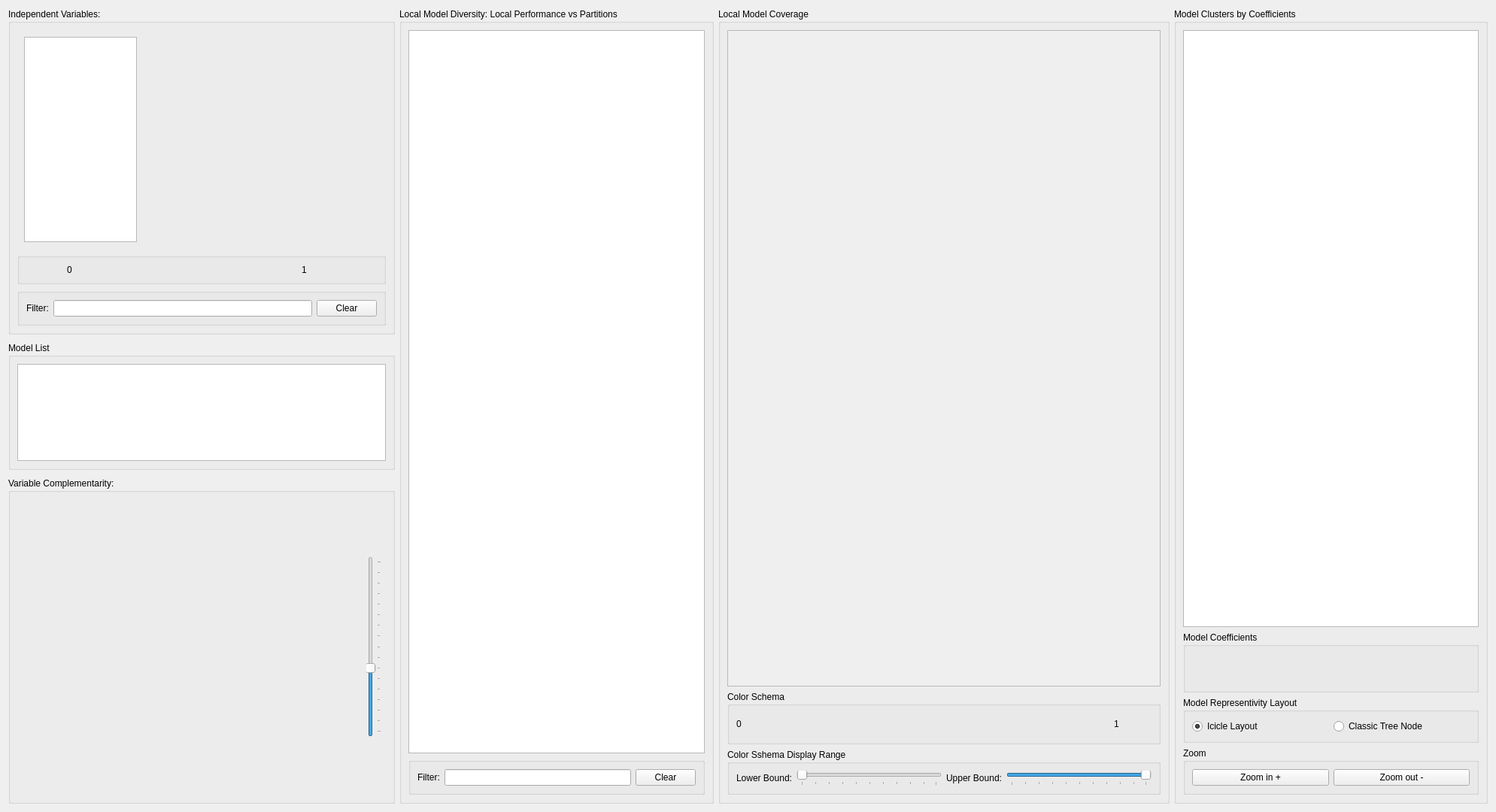
<?xml version="1.0" encoding="UTF-8"?>
<ui version="4.0">
 <class>CentralWidget</class>
 <widget class="QWidget" name="CentralWidget">
  <property name="geometry">
   <rect>
    <x>0</x>
    <y>0</y>
    <width>1989</width>
    <height>1080</height>
   </rect>
  </property>
  <property name="windowTitle">
   <string>Form</string>
  </property>
  <layout class="QHBoxLayout" name="horizontalLayout_5">
   <item>
    <widget class="QWidget" name="leftControlPanel" native="true">
     <layout class="QVBoxLayout" name="verticalLayout_2">
      <property name="spacing">
       <number>10</number>
      </property>
      <property name="margin">
       <number>0</number>
      </property>
      <item>
       <widget class="QGroupBox" name="grpBoxVariableList">
        <property name="minimumSize">
         <size>
          <width>500</width>
          <height>300</height>
         </size>
        </property>
        <property name="title">
         <string>Independent Variables:</string>
        </property>
        <layout class="QVBoxLayout" name="verticalLayout_6">
         <item>
          <widget class="QWidget" name="widget" native="true">
           <layout class="QHBoxLayout" name="horizontalLayout_9">
            <item>
             <widget class="QCustomTableView" name="tabViewVariableList">
              <property name="minimumSize">
               <size>
                <width>100</width>
                <height>200</height>
               </size>
              </property>
              <property name="maximumSize">
               <size>
                <width>150</width>
                <height>16777215</height>
               </size>
              </property>
             </widget>
            </item>
            <item>
             <widget class="QCustomPlot" name="dataViewWidget" native="true">
              <property name="minimumSize">
               <size>
                <width>300</width>
                <height>0</height>
               </size>
              </property>
             </widget>
            </item>
           </layout>
          </widget>
         </item>
         <item>
          <widget class="QGroupBox" name="groupBox_3">
           <property name="title">
            <string/>
           </property>
           <layout class="QHBoxLayout" name="horizontalLayout_2">
            <item alignment="Qt::AlignRight">
             <widget class="QLabel" name="label_4">
              <property name="minimumSize">
               <size>
                <width>50</width>
                <height>0</height>
               </size>
              </property>
              <property name="maximumSize">
               <size>
                <width>100</width>
                <height>16777215</height>
               </size>
              </property>
              <property name="text">
               <string>0</string>
              </property>
             </widget>
            </item>
            <item>
             <widget class="ColorSchemaWidget" name="colorSchemaGray" native="true">
              <property name="minimumSize">
               <size>
                <width>250</width>
                <height>0</height>
               </size>
              </property>
             </widget>
            </item>
            <item>
             <widget class="QLabel" name="label_3">
              <property name="minimumSize">
               <size>
                <width>50</width>
                <height>0</height>
               </size>
              </property>
              <property name="maximumSize">
               <size>
                <width>100</width>
                <height>16777215</height>
               </size>
              </property>
              <property name="text">
               <string>1</string>
              </property>
             </widget>
            </item>
           </layout>
          </widget>
         </item>
         <item>
          <widget class="QGroupBox" name="groupBox_5">
           <property name="title">
            <string/>
           </property>
           <layout class="QHBoxLayout" name="horizontalLayout_8">
            <item>
             <widget class="QLabel" name="label_5">
              <property name="text">
               <string>Filter:</string>
              </property>
             </widget>
            </item>
            <item>
             <widget class="QLineEdit" name="edt_indVarFilter"/>
            </item>
            <item>
             <widget class="QPushButton" name="pb_clearIndVarFilter">
              <property name="text">
               <string>Clear</string>
              </property>
             </widget>
            </item>
           </layout>
          </widget>
         </item>
        </layout>
       </widget>
      </item>
      <item>
       <widget class="QGroupBox" name="grpBoxModelList">
        <property name="minimumSize">
         <size>
          <width>500</width>
          <height>150</height>
         </size>
        </property>
        <property name="maximumSize">
         <size>
          <width>16777215</width>
          <height>170</height>
         </size>
        </property>
        <property name="title">
         <string>Model List</string>
        </property>
        <layout class="QHBoxLayout" name="horizontalLayout">
         <item>
          <widget class="QTableView" name="tabViewModelOveralFitting">
           <property name="minimumSize">
            <size>
             <width>490</width>
             <height>0</height>
            </size>
           </property>
           <property name="maximumSize">
            <size>
             <width>16777215</width>
             <height>140</height>
            </size>
           </property>
          </widget>
         </item>
        </layout>
       </widget>
      </item>
      <item>
       <widget class="QGroupBox" name="grpBoxLocFitting">
        <property name="title">
         <string>Variable Complementarity:</string>
        </property>
        <layout class="QHBoxLayout" name="horizontalLayout_3">
         <item>
          <widget class="QCustomPlot" name="qcpPlotLocFitting" native="true">
           <property name="enabled">
            <bool>true</bool>
           </property>
           <property name="minimumSize">
            <size>
             <width>300</width>
             <height>250</height>
            </size>
           </property>
           <property name="maximumSize">
            <size>
             <width>450</width>
             <height>430</height>
            </size>
           </property>
          </widget>
         </item>
         <item>
          <widget class="QSlider" name="sliderCutNum">
           <property name="minimumSize">
            <size>
             <width>0</width>
             <height>200</height>
            </size>
           </property>
           <property name="maximumSize">
            <size>
             <width>16777215</width>
             <height>240</height>
            </size>
           </property>
           <property name="minimum">
            <number>4</number>
           </property>
           <property name="maximum">
            <number>20</number>
           </property>
           <property name="pageStep">
            <number>4</number>
           </property>
           <property name="sliderPosition">
            <number>10</number>
           </property>
           <property name="orientation">
            <enum>Qt::Vertical</enum>
           </property>
           <property name="tickPosition">
            <enum>QSlider::TicksBelow</enum>
           </property>
           <property name="tickInterval">
            <number>1</number>
           </property>
          </widget>
         </item>
        </layout>
       </widget>
      </item>
     </layout>
    </widget>
   </item>
   <item>
    <widget class="QGroupBox" name="grpBoxModelDiversity">
     <property name="minimumSize">
      <size>
       <width>235</width>
       <height>0</height>
      </size>
     </property>
     <property name="title">
      <string>Local Model Diversity: Local Performance vs Partitions</string>
     </property>
     <layout class="QVBoxLayout" name="verticalLayout">
      <item>
       <widget class="QTableView" name="tabViewLocModelDiversity">
        <property name="maximumSize">
         <size>
          <width>16777215</width>
          <height>16777215</height>
         </size>
        </property>
       </widget>
      </item>
      <item>
       <widget class="QGroupBox" name="groupBox_6">
        <property name="title">
         <string/>
        </property>
        <layout class="QHBoxLayout" name="horizontalLayout_10">
         <item>
          <widget class="QLabel" name="label_6">
           <property name="text">
            <string>Filter:</string>
           </property>
          </widget>
         </item>
         <item>
          <widget class="QLineEdit" name="edt_modelDivFilter"/>
         </item>
         <item>
          <widget class="QPushButton" name="pb_clearModelDivFilter">
           <property name="text">
            <string>Clear</string>
           </property>
          </widget>
         </item>
        </layout>
       </widget>
      </item>
     </layout>
    </widget>
   </item>
   <item>
    <widget class="QGroupBox" name="grpBoxDiversity">
     <property name="minimumSize">
      <size>
       <width>600</width>
       <height>0</height>
      </size>
     </property>
     <property name="title">
      <string>Local Model Coverage</string>
     </property>
     <layout class="QVBoxLayout" name="verticalLayout_3">
      <item>
       <widget class="QScrollArea" name="scrollArea">
        <property name="widgetResizable">
         <bool>true</bool>
        </property>
        <widget class="QWidget" name="scrollAreaWidgetContents">
         <property name="geometry">
          <rect>
           <x>0</x>
           <y>0</y>
           <width>574</width>
           <height>868</height>
          </rect>
         </property>
         <layout class="QVBoxLayout" name="verticalLayout_5">
          <item>
           <widget class="QModelCoverageWidget" name="viewModelCoverage" native="true">
            <layout class="QHBoxLayout" name="horizontalLayout_7">
             <property name="margin">
              <number>0</number>
             </property>
            </layout>
           </widget>
          </item>
         </layout>
        </widget>
       </widget>
      </item>
      <item>
       <widget class="QGroupBox" name="groupBox_2">
        <property name="minimumSize">
         <size>
          <width>0</width>
          <height>0</height>
         </size>
        </property>
        <property name="title">
         <string>Color Schema</string>
        </property>
        <layout class="QHBoxLayout" name="horizontalLayout_6">
         <item>
          <widget class="QLabel" name="lblColorLBound">
           <property name="maximumSize">
            <size>
             <width>50</width>
             <height>16777215</height>
            </size>
           </property>
           <property name="text">
            <string>0</string>
           </property>
          </widget>
         </item>
         <item>
          <widget class="ColorSchemaWidget" name="colorSchema" native="true">
           <property name="minimumSize">
            <size>
             <width>100</width>
             <height>30</height>
            </size>
           </property>
          </widget>
         </item>
         <item>
          <widget class="QLabel" name="lblColorUBound">
           <property name="maximumSize">
            <size>
             <width>50</width>
             <height>16777215</height>
            </size>
           </property>
           <property name="text">
            <string>1</string>
           </property>
          </widget>
         </item>
        </layout>
       </widget>
      </item>
      <item>
       <widget class="QGroupBox" name="groupBox">
        <property name="title">
         <string>Color Sshema Display Range</string>
        </property>
        <layout class="QHBoxLayout" name="horizontalLayout_4">
         <item>
          <widget class="QLabel" name="label">
           <property name="text">
            <string>Lower Bound:</string>
           </property>
          </widget>
         </item>
         <item>
          <widget class="QSlider" name="lBoundSlider">
           <property name="orientation">
            <enum>Qt::Horizontal</enum>
           </property>
           <property name="tickPosition">
            <enum>QSlider::TicksBelow</enum>
           </property>
          </widget>
         </item>
         <item>
          <widget class="QLabel" name="label_2">
           <property name="text">
            <string>Upper Bound:</string>
           </property>
          </widget>
         </item>
         <item>
          <widget class="QSlider" name="uBoundSlider">
           <property name="value">
            <number>99</number>
           </property>
           <property name="orientation">
            <enum>Qt::Horizontal</enum>
           </property>
           <property name="tickPosition">
            <enum>QSlider::TicksBelow</enum>
           </property>
          </widget>
         </item>
        </layout>
       </widget>
      </item>
     </layout>
    </widget>
   </item>
   <item>
    <widget class="QGroupBox" name="grpBoxRepresentivity">
     <property name="minimumSize">
      <size>
       <width>300</width>
       <height>0</height>
      </size>
     </property>
     <property name="title">
      <string>Model Clusters by Coefficients</string>
     </property>
     <layout class="QVBoxLayout" name="verticalLayout_4">
      <item>
       <widget class="QGraphicsView" name="graphicsViewRepresentivity"/>
      </item>
      <item>
       <widget class="QGroupBox" name="groupBox_8">
        <property name="title">
         <string>Model Coefficients</string>
        </property>
        <layout class="QHBoxLayout" name="horizontalLayout_13">
         <item>
          <widget class="QLabel" name="lblModelCoeffs">
           <property name="enabled">
            <bool>true</bool>
           </property>
           <property name="minimumSize">
            <size>
             <width>0</width>
             <height>40</height>
            </size>
           </property>
           <property name="text">
            <string/>
           </property>
           <property name="wordWrap">
            <bool>true</bool>
           </property>
          </widget>
         </item>
        </layout>
       </widget>
      </item>
      <item>
       <widget class="QGroupBox" name="groupBox_4">
        <property name="title">
         <string>Model Representivity Layout</string>
        </property>
        <layout class="QHBoxLayout" name="horizontalLayout_11">
         <item>
          <widget class="QRadioButton" name="radioButton_2">
           <property name="text">
            <string>Icicle Layout</string>
           </property>
           <property name="checked">
            <bool>true</bool>
           </property>
          </widget>
         </item>
         <item>
          <widget class="QRadioButton" name="radioButton">
           <property name="text">
            <string>Classic Tree Node</string>
           </property>
          </widget>
         </item>
        </layout>
       </widget>
      </item>
      <item>
       <widget class="QGroupBox" name="groupBox_7">
        <property name="title">
         <string>Zoom</string>
        </property>
        <layout class="QHBoxLayout" name="horizontalLayout_12">
         <item>
          <widget class="QPushButton" name="pushButton">
           <property name="text">
            <string>Zoom in +</string>
           </property>
          </widget>
         </item>
         <item>
          <widget class="QPushButton" name="pushButton_2">
           <property name="text">
            <string>Zoom out -</string>
           </property>
          </widget>
         </item>
        </layout>
       </widget>
      </item>
     </layout>
    </widget>
   </item>
  </layout>
 </widget>
 <customwidgets>
  <customwidget>
   <class>QCustomPlot</class>
   <extends>QWidget</extends>
   <header location="global">qcustomplot.h</header>
   <container>1</container>
  </customwidget>
  <customwidget>
   <class>ColorSchemaWidget</class>
   <extends>QWidget</extends>
   <header location="global">ColorSchemaWidget.h</header>
   <container>1</container>
  </customwidget>
  <customwidget>
   <class>QModelCoverageWidget</class>
   <extends>QWidget</extends>
   <header location="global">QModelCoverageWidget.h</header>
   <container>1</container>
  </customwidget>
  <customwidget>
   <class>QCustomTableView</class>
   <extends>QTableView</extends>
   <header location="global">QCustomTableView.h</header>
  </customwidget>
 </customwidgets>
 <resources/>
 <connections/>
</ui>
